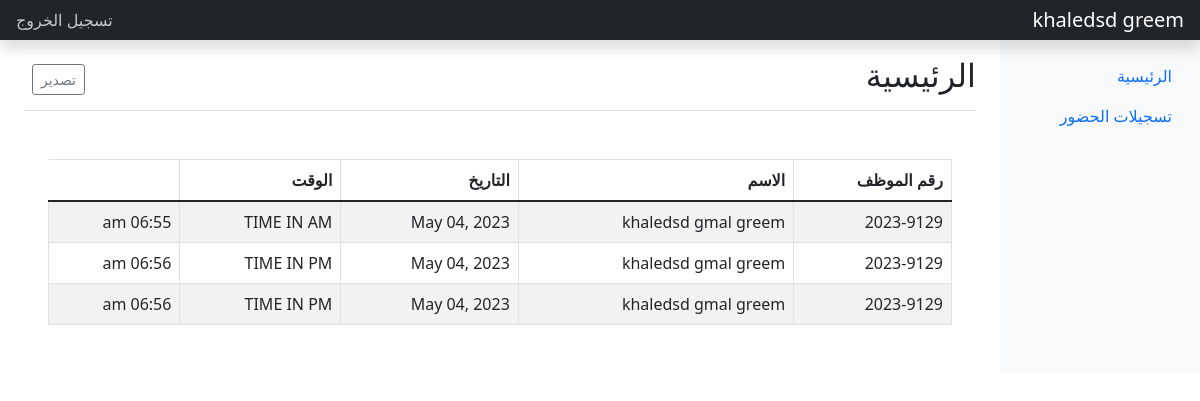
Page /emp_att.php (signed in) on the committed database.
### tables this page shows
CREATE TABLE `employee` (
  `id` int(11) NOT NULL,
  `employee_no` varchar(100) NOT NULL,
  `password` varchar(100) NOT NULL,
  `firstname` varchar(100) NOT NULL,
  `middlename` varchar(100) NOT NULL,
  `lastname` varchar(100) NOT NULL,
  `avatar` varchar(100) NOT NULL,
  `department` varchar(100) NOT NULL,
  `position` varchar(100) NOT NULL
);

CREATE TABLE `attendance` (
  `id` int(11) NOT NULL,
  `employee_id` int(11) NOT NULL,
  `log_type` tinyint(4) NOT NULL,
  `datetime_log` datetime NOT NULL DEFAULT current_timestamp(),
  `date_updated` datetime NOT NULL DEFAULT current_timestamp()
);

### emp_att.php (the view, shortened to what this page needs)
<?php
require_once 'admin/db_connect.php';
$user_qry = $conn->query("SELECT * FROM employee WHERE `id` = '" . $_SESSION['loginemp_id'] . "' ") or die(mysqli_error());
$user = $user_qry->fetch_array();
$id = $user['id'];
$user_name = $user['firstname'] . " " . $user['lastname'];
?>
<!doctype html>
<html lang="ar" dir="rtl">
<head>
    <link href="assets/css/bootstrap.rtl.min.css" rel="stylesheet">
    <link href="assets/js/dashboard.js" rel="stylesheet">
</head>
<body>
    <header class="navbar navbar-dark sticky-top bg-dark flex-md-nowrap p-0 shadow">
        <a class="navbar-brand col-md-3 col-lg-2 me-0 px-3" href="#"><?= $user_name ?></a>
        <div class="navbar-nav">
            <div class="nav-item text-nowrap">
                <a class="nav-link px-3" href="logout.php">تسجيل الخروج</a>
            </div>
        </div>
    </header>
    <div class="container-fluid">
        <div class="row">
            <nav id="sidebarMenu" class="col-md-3 col-lg-2 d-md-block bg-light sidebar collapse">
                <div class="position-sticky pt-3">
                    <ul class="nav flex-column">
                        <li class="nav-item">
                            <a class="nav-link active" aria-current="page" href="emp.php">
                                الرئيسية
                            </a>
                        </li>
                        <li class="nav-item">
                            <a class="nav-link" href="emp_att.php>
                                <span data-feather=" file"></span>
                                تسجيلات الحضور
                            </a>
                        </li>
                    </ul>
                </div>
            </nav>
            <main class="col-md-9 ms-sm-auto col-lg-10 px-md-4">
                <div class="d-flex justify-content-between flex-wrap flex-md-nowrap align-items-center pt-3 pb-2 mb-3 border-bottom">
                    <h1 class="h2">الرئيسية</h1>
                    <div class="btn-toolbar mb-2 mb-md-0">
                        <div class="btn-group me-2">
                            <button type="button" class="btn btn-sm btn-outline-secondary">تصدير</button>
                        </div>
                    </div>
                </div>
                <div class="container rounded bg-white mt-5 mb-5">
                    <table id="table" class="table table-bordered table-striped">
                        <thead>
                            <tr>
                                <th>رقم الموظف</th>
                                <th>الاسم</th>
                                <th>التاريخ</th>
                                <thنوع التسجيل</th>
                                    <th>الوقت</th>
                             </tr>
                        </thead>
                        <tbody>
                            <?php
                            $attendance_qry = $conn->query("SELECT a.*, CONCAT(e.firstname,' ',e.middlename,' ',e.lastname) AS name, e.employee_no FROM attendance a INNER JOIN employee e ON a.employee_id = e.id WHERE a.employee_id = $id ");
                            while ($row = $attendance_qry->fetch_array()) {
                            ?>
                                <tr>
                                    <td><?php echo $row['employee_no'] ?></td>
                                    <td><?php echo htmlentities($row['name']) ?></td>
                                    <td><?php echo date("F d, Y", strtotime($row['datetime_log'])) ?></td>
                                    <?php
                                    if ($row['log_type'] == 1) {
                                        $log = "TIME IN AM";
                                    } elseif ($row['log_type'] == 2) {
                                        $log = "TIME OUT AM";
                                    } elseif ($row['log_type'] == 3) {
                                        $log = "TIME IN PM";
                                    } elseif ($row['log_type'] == 4) {
                                        $log = "TIME OUT PM";
                                    }
                                    ?>
                                    <td><?php echo $log ?></td>
                                    <td><?php echo date("h:i a", strtotime($row['datetime_log'])) ?></td>
                                </tr>
                            <?php
                            }
                            ?>
                        </tbody>
                    </table>
                </div>
        </div>
    </div>
</body>
</html>

### rows in the picture
employee: user_name "khaledsd greem"
attendance: employee.employee_no "2023-9129", name "khaledsd gmal greem", datetime_log "May 04, 2023", log_type "TIME IN AM", datetime_log "06:55 am"
attendance: employee.employee_no "2023-9129", name "khaledsd gmal greem", datetime_log "May 04, 2023", log_type "TIME IN PM", datetime_log "06:56 am"
attendance: employee.employee_no "2023-9129", name "khaledsd gmal greem", datetime_log "May 04, 2023", log_type "TIME IN PM", datetime_log "06:56 am"
